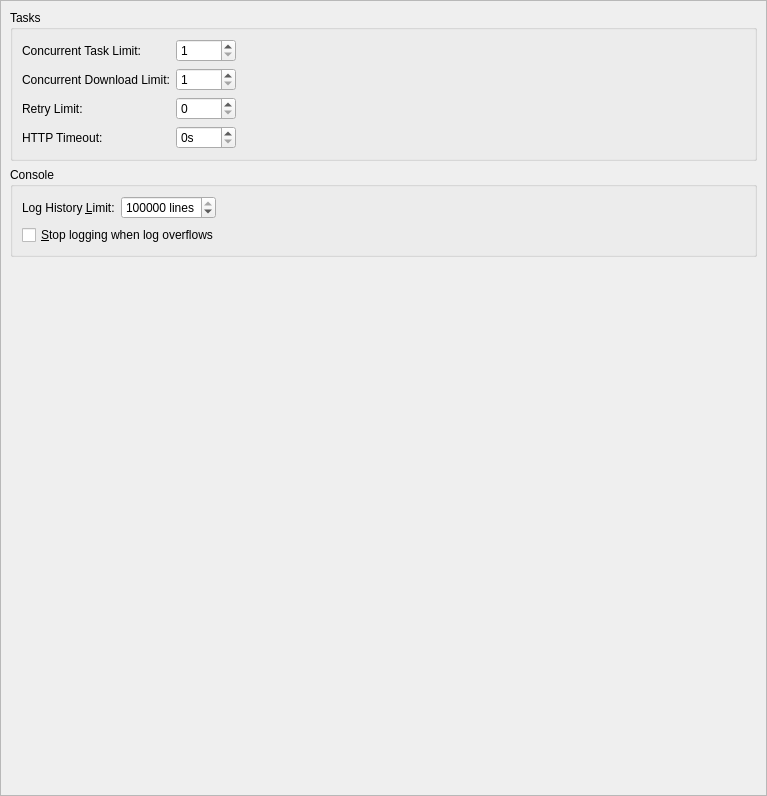
<?xml version="1.0" encoding="UTF-8"?>
<ui version="4.0">
 <class>AdvancedPage</class>
 <widget class="QWidget" name="AdvancedPage">
  <property name="geometry">
   <rect>
    <x>0</x>
    <y>0</y>
    <width>767</width>
    <height>796</height>
   </rect>
  </property>
  <property name="sizePolicy">
   <sizepolicy hsizetype="MinimumExpanding" vsizetype="MinimumExpanding">
    <horstretch>0</horstretch>
    <verstretch>0</verstretch>
   </sizepolicy>
  </property>
  <layout class="QVBoxLayout" name="verticalLayout">
   <property name="leftMargin">
    <number>0</number>
   </property>
   <property name="topMargin">
    <number>0</number>
   </property>
   <property name="rightMargin">
    <number>0</number>
   </property>
   <property name="bottomMargin">
    <number>0</number>
   </property>
   <item>
    <widget class="QScrollArea" name="scrollArea">
     <property name="horizontalScrollBarPolicy">
      <enum>Qt::ScrollBarPolicy::ScrollBarAsNeeded</enum>
     </property>
     <property name="widgetResizable">
      <bool>true</bool>
     </property>
     <widget class="QWidget" name="scrollAreaWidgetContents">
      <property name="geometry">
       <rect>
        <x>0</x>
        <y>-149</y>
        <width>746</width>
        <height>1222</height>
       </rect>
      </property>
      <layout class="QVBoxLayout" name="verticalLayout_8">
       <item>
        <widget class="QGroupBox" name="tasksBox">
         <property name="title">
          <string>Tasks</string>
         </property>
         <layout class="QGridLayout" name="gridLayout_3">
          <item row="2" column="1">
           <widget class="QSpinBox" name="numberOfManualRetriesSpinBox">
            <property name="sizePolicy">
             <sizepolicy hsizetype="Maximum" vsizetype="Fixed">
              <horstretch>0</horstretch>
              <verstretch>0</verstretch>
             </sizepolicy>
            </property>
            <property name="minimumSize">
             <size>
              <width>60</width>
              <height>0</height>
             </size>
            </property>
            <property name="minimum">
             <number>0</number>
            </property>
           </widget>
          </item>
          <item row="1" column="1">
           <widget class="QSpinBox" name="numberOfConcurrentDownloadsSpinBox">
            <property name="sizePolicy">
             <sizepolicy hsizetype="Maximum" vsizetype="Fixed">
              <horstretch>0</horstretch>
              <verstretch>0</verstretch>
             </sizepolicy>
            </property>
            <property name="minimumSize">
             <size>
              <width>60</width>
              <height>0</height>
             </size>
            </property>
            <property name="minimum">
             <number>1</number>
            </property>
           </widget>
          </item>
          <item row="3" column="1">
           <widget class="QSpinBox" name="timeoutSecondsSpinBox">
            <property name="sizePolicy">
             <sizepolicy hsizetype="Maximum" vsizetype="Fixed">
              <horstretch>0</horstretch>
              <verstretch>0</verstretch>
             </sizepolicy>
            </property>
            <property name="minimumSize">
             <size>
              <width>60</width>
              <height>0</height>
             </size>
            </property>
            <property name="suffix">
             <string>s</string>
            </property>
           </widget>
          </item>
          <item row="2" column="0">
           <widget class="QLabel" name="numberOfManualRetriesLabel">
            <property name="text">
             <string>Retry Limit:</string>
            </property>
           </widget>
          </item>
          <item row="1" column="0">
           <widget class="QLabel" name="numberOfConcurrentDownloadsLabel">
            <property name="text">
             <string>Concurrent Download Limit:</string>
            </property>
           </widget>
          </item>
          <item row="3" column="0">
           <widget class="QLabel" name="timeoutSecondsLabel">
            <property name="toolTip">
             <string>Seconds to wait until the requests are terminated</string>
            </property>
            <property name="text">
             <string>HTTP Timeout:</string>
            </property>
           </widget>
          </item>
          <item row="0" column="1">
           <widget class="QSpinBox" name="numberOfConcurrentTasksSpinBox">
            <property name="sizePolicy">
             <sizepolicy hsizetype="Maximum" vsizetype="Fixed">
              <horstretch>0</horstretch>
              <verstretch>0</verstretch>
             </sizepolicy>
            </property>
            <property name="minimumSize">
             <size>
              <width>60</width>
              <height>0</height>
             </size>
            </property>
            <property name="minimum">
             <number>1</number>
            </property>
           </widget>
          </item>
          <item row="0" column="0">
           <widget class="QLabel" name="numberOfConcurrentTasksLabel">
            <property name="text">
             <string>Concurrent Task Limit:</string>
            </property>
           </widget>
          </item>
          <item row="0" column="2">
           <spacer name="horizontalSpacer_2">
            <property name="orientation">
             <enum>Qt::Orientation::Horizontal</enum>
            </property>
            <property name="sizeHint" stdset="0">
             <size>
              <width>0</width>
              <height>0</height>
             </size>
            </property>
           </spacer>
          </item>
         </layout>
        </widget>
       </item>
       <item>
        <widget class="QGroupBox" name="groupBox_2">
         <property name="title">
          <string>Console</string>
         </property>
         <layout class="QFormLayout" name="formLayout">
          <property name="labelAlignment">
           <set>Qt::AlignmentFlag::AlignLeading|Qt::AlignmentFlag::AlignLeft|Qt::AlignmentFlag::AlignVCenter</set>
          </property>
          <item row="0" column="0">
           <widget class="QLabel" name="lineLimitLabel">
            <property name="sizePolicy">
             <sizepolicy hsizetype="Maximum" vsizetype="Preferred">
              <horstretch>0</horstretch>
              <verstretch>0</verstretch>
             </sizepolicy>
            </property>
            <property name="text">
             <string>Log History &amp;Limit:</string>
            </property>
            <property name="buddy">
             <cstring>lineLimitSpinBox</cstring>
            </property>
           </widget>
          </item>
          <item row="0" column="1">
           <widget class="QSpinBox" name="lineLimitSpinBox">
            <property name="sizePolicy">
             <sizepolicy hsizetype="Maximum" vsizetype="Fixed">
              <horstretch>0</horstretch>
              <verstretch>0</verstretch>
             </sizepolicy>
            </property>
            <property name="suffix">
             <string> lines</string>
            </property>
            <property name="minimum">
             <number>10000</number>
            </property>
            <property name="maximum">
             <number>1000000</number>
            </property>
            <property name="singleStep">
             <number>10000</number>
            </property>
            <property name="value">
             <number>100000</number>
            </property>
           </widget>
          </item>
          <item row="1" column="0" colspan="2">
           <widget class="ToggleSwitch" name="checkStopLogging">
            <property name="text">
             <string>&amp;Stop logging when log overflows</string>
            </property>
           </widget>
          </item>
         </layout>
        </widget>
       </item>
       <item>
        <spacer name="verticalSpacer_FeaturesTab">
         <property name="orientation">
          <enum>Qt::Orientation::Vertical</enum>
         </property>
         <property name="sizeHint" stdset="0">
          <size>
           <width>0</width>
           <height>0</height>
          </size>
         </property>
        </spacer>
       </item>
      </layout>
     </widget>
    </widget>
   </item>
  </layout>
 </widget>
 <customwidgets>
  <customwidget>
   <class>ToggleSwitch</class>
   <extends>QCheckBox</extends>
   <header>ui/widgets/ToggleSwitch.h</header>
  </customwidget>
 </customwidgets>
 <resources />
 <connections />
</ui>
